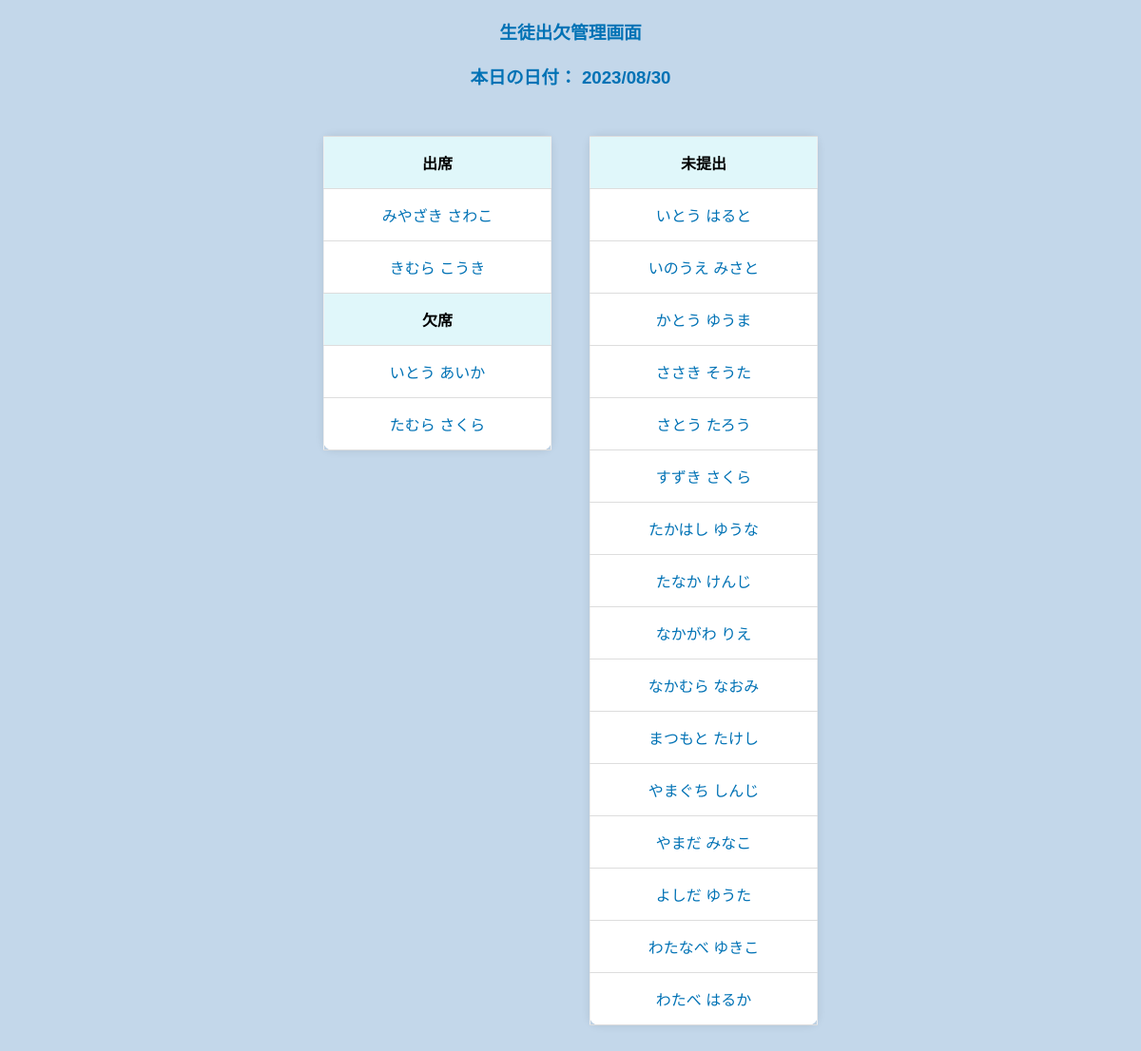
The page /management.php on the database its author committed.
### tables this page shows
CREATE TABLE records(
 	id MEDIUMINT UNSIGNED NOT NULL AUTO_INCREMENT,
 	child_id MEDIUMINT UNSIGNED NOT NULL,
 	date DATE,
	status TINYINT(4),
	absence_reason VARCHAR(128),
 	PRIMARY KEY(id),
	FOREIGN KEY (child_id) REFERENCES children(id)
	);

CREATE TABLE children(
 	id MEDIUMINT UNSIGNED NOT NULL AUTO_INCREMENT,
	name VARCHAR(128),
 	PRIMARY KEY(id)
	);

### database.php (called while the page is built, shortened)
<?php
class Database{
    public function connect(){
        $db_host = $_ENV['DB_HOST'];
        $db_user = $_ENV['DB_USER'];
        $db_pass = $_ENV['DB_PASSWORD'];
        $db_name = $_ENV['DB_NAME'];
        $db_type = $_ENV['DB_TYPE'];
        $dsn = "$db_type:host=$db_host;dbname=$db_name;charset=utf8mb4";
        try{
            $pdo = new PDO($dsn, $db_user, $db_pass);
            $pdo -> setAttribute(PDO::ATTR_ERRMODE,
                    PDO::ERRMODE_EXCEPTION);
            $pdo->setAttribute(PDO::ATTR_EMULATE_PREPARES, false);
            return $pdo;
        }catch (PDOException $e) {
            exit($e->getMessage());
        }
    }
    public function all_records_present(){
        $pdo = $this->connect();
        $sql = 'SELECT records.*, children.name AS child_name FROM records
                INNER JOIN children ON records.child_id = children.id WHERE records.status = 1 AND records.date = CURDATE()';
        $stmt = $pdo->prepare($sql);
        $stmt->execute();
        $recordsWithPresentChildNames = $stmt->fetchAll(PDO::FETCH_ASSOC);
        return $recordsWithPresentChildNames;
    }
    public function all_records_absent(){
        $pdo = $this->connect();
        $sql = 'SELECT records.*,children.id AS child_id, children.name AS child_name FROM records
                INNER JOIN children ON records.child_id = children.id WHERE records.status = 2 AND records.date = CURDATE()';
        $stmt = $pdo->prepare($sql);
        $stmt->execute();
        $recordsWithAbsentChildNames = $stmt->fetchAll(PDO::FETCH_ASSOC);
        return $recordsWithAbsentChildNames;
    }
    public function all_records_yet(){
        $pdo = $this->connect();
        $sql = 'SELECT children.id AS child_id, children.name AS child_name
                FROM children
                WHERE NOT EXISTS
                (
                    SELECT 1
                    FROM records yet
                    WHERE yet.child_id = children.id AND yet.date = CURDATE()
                )';
        $stmt = $pdo->prepare($sql);
        $stmt->execute();
        $childrenWithoutRecords = $stmt->fetchAll(PDO::FETCH_ASSOC);
        return $childrenWithoutRecords;
    }
}

### management.php (the view, shortened to what this page needs)
<?php
require_once('./database.php');
$database_present = new Database();
$records_pre = $database_present -> all_records_present();
$database_absent = new Database();
$records_ab = $database_absent -> all_records_absent();
$database_yet = new Database();
$records_yet = $database_yet -> all_records_yet();
?>
<!DOCTYPE html>
<html lang="ja">
<head>
    <link rel="stylesheet" href="css/management.css">
</head>
<body>
    <h3>生徒出欠管理画面</h3>
    <h3>本日の日付： <tr>  <td><?= date('Y/m/d'); ?></td></tr></h3>
    <div class="table-content">
        <div class="attendance">
            <table border="1">
                <tr>
                    <th>出席</th>
                    <?php foreach($records_pre as $records_pre2){ ?>
                <tr>
                    <td><a href="response.php?id=<?php print($records_pre2['child_id']) ?>" name="sentaku"><?php print($records_pre2['child_name']) ?></a></td>
                </tr>
                <?php } ?>
                    <th>欠席</th>
                    <?php foreach($records_ab as $records_ab2){ ?>
                <tr>
                    <td><a href="response.php?id=<?php print($records_ab2['child_id']) ?>" name="sentaku"><?php print($records_ab2['child_name']) ?></a></td>
                </tr>
                <?php } ?>
                </tr>
            </table>
        </div>
        <div class="yet">
            <table border="1">
            <th>未提出</th>
                    <?php foreach($records_yet as $records_yet2){ ?>
                <tr>
                    <td><a href="response.php?id=<?php print($records_yet2['child_id']) ?>" name="sentaku"><?php print($records_yet2['child_name']) ?></a></td>
                </tr>
            <?php } ?>
            </table>
        </div>
    </div>
</body>
</html>

### css/management.css (style rules this page uses)
body { font-family: 'Arial', sans-serif; background-color: #c3d7ea; margin: 0; padding: 0; }
h3 { text-align: center; margin-bottom: 20px; color: #0072B5; }
table { width: 240px; margin: 30px auto; background-color: #ffffff; border-radius: 10px; box-shadow: 0px 0px 10px rgba(0, 0, 0, 0.1); border-collapse: collapse; border-spacing: 0; border: none; }
.table-content { display: flex; }
.yet { margin-left: 20px ; margin-right: auto; }
.attendance { margin-right: 20px; margin-left: auto; }
th { padding: 15px; text-align: center; border-bottom: 1px solid #dddddd; border-top: 1px solid #dddddd; background-color: #e0f7fa; }
td { padding: 15px; text-align: center; border-bottom: 1px solid #dddddd; border-top: 1px solid #dddddd; }
td a { text-decoration: none; color: #0072B5; transition: color 0.3s; border-radius: 10px; }

### rows shown on the page
records: child.name "みやざき さわこ"
records: child.name "きむら こうき"
records: child.name "いとう あいか"
records: child.name "たむら さくら"
children: name "いとう はると"
children: name "いのうえ みさと"
children: name "かとう ゆうま"
children: name "ささき そうた"
children: name "さとう たろう"
children: name "すずき さくら"
children: name "たかはし ゆうな"
children: name "たなか けんじ"
children: name "なかがわ りえ"
children: name "なかむら なおみ"
children: name "まつもと たけし"
children: name "やまぐち しんじ"
children: name "やまだ みなこ"
children: name "よしだ ゆうた"
children: name "わたなべ ゆきこ"
children: name "わたべ はるか"
